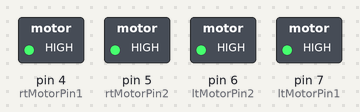
Bench run of a sketch on a simulated Arduino Uno, built with avr-gcc and run on an emulated ATmega328P. On the bench: switched loads named in the sketch (green lamp = pin HIGH).

Above: at 0.1 s.
Timing chart, 0 to 1.6 s (numbered marks = the images above):
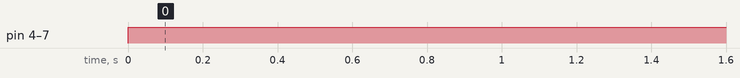

The sketch:

Lego_Motor_with_DFRobot_Shield.ino
```cpp
const byte rtMotorPin1 = 4;
const byte rtMotorPin2 = 5;  //pwm
const byte ltMotorPin2 = 6;  //pwm
const byte ltMotorPin1 = 7;


int currentMode = 0;
int motorDir = 0;
int rtSpeed = 255;
int ltSpeed = 255;
void setup()
{

  pinMode(rtMotorPin1, OUTPUT);
  pinMode(rtMotorPin2, OUTPUT);
  pinMode(ltMotorPin1, OUTPUT);
  pinMode(ltMotorPin2, OUTPUT);
}

void loop()
{

  rtMotor(rtSpeed, 0);
  ltMotor(ltSpeed, 0);
}

void rtMotor(int rtPwm, boolean reverse)
{
  analogWrite(rtMotorPin2, rtPwm);
  if (reverse) {
    digitalWrite(rtMotorPin1, LOW);
  }
  else {
    digitalWrite(rtMotorPin1, HIGH);
  }
}

void ltMotor(int ltPwm, boolean reverse)
{
  analogWrite(ltMotorPin2, ltPwm);
  if (reverse) {
    digitalWrite(ltMotorPin1, LOW);
  }
  else
  {
    digitalWrite(ltMotorPin1, HIGH);
  }
}
```

Measured:
- by itself, pin 4 (rtMotorPin1), pin 5 (rtMotorPin2), pin 6 (ltMotorPin2), pin 7 (ltMotorPin1): LOW → HIGH at 0.00 s
